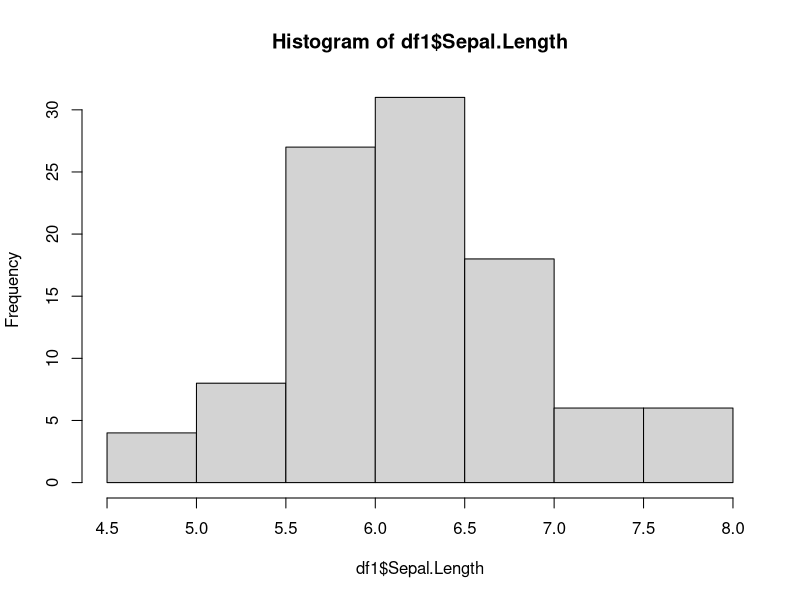

This figure's R source: (Note: this script raises an error after producing the figure.)
?iris
df  <- iris

str(df)

df1  <- subset(df, Species != "setosa")
str(df1)
table(df1$Species)

hist(df1$Sepal.Length)

ggplot(df1, aes(x =Sepal.Length ))+
  geom_histogram(fill = "white", col = "black", binwidth = 0.4)+
  facet_grid(Species ~ .)

ggplot(df1, aes(Sepal.Length, fill = Species ))+
  geom_density(alpha = 0.5)

ggplot(df1, aes(Species, Sepal.Length))+
  geom_boxplot()

shapiro.test(df1$Sepal.Length)

shapiro.test(df1$Sepal.Length[df1$Species == "versicolor"])
shapiro.test(df1$Sepal.Length[df1$Species == "virginica"])

#The same result in one line
by(df1$Sepal.Length, INDICES = df1$Species, shapiro.test)

bartlett.test(Sepal.Length  ~ Species, df1)


t.test(Sepal.Length  ~ Species, df1)
test1  <- t.test(Sepal.Length  ~ Species, df1)

str(test1)
test1$p.value

t.test(Sepal.Length  ~ Species, df1, var.equal = T)

t.test(df1$Sepal.Length, mu = 8)

t.test(df1$Petal.Length, df1$Petal.Width, paired = T)

ggplot(df1, aes(Species, Sepal.Length))+
  stat_summary(fun.data = mean_cl_normal, geom = "errorbar", 
               width = 0.1)+
  stat_summary(fun.y = mean, geom = "point", size = 4)

ggplot(df1, aes(Species, Sepal.Length))+
  stat_summary(fun.data = mean_cl_normal, geom = "pointrange", 
               size = 2)


?wilcox.test

test2  <- wilcox.test(Petal.Length ~ Species, df1)
pv  <- test2$p.value

ggplot(df1, aes(Species, Petal.Length))+
  geom_boxplot()


wilcox.test(df1$Petal.Length, df1$Petal.Width, paired = T)

paired_wtest  <- wilcox.test(df1$Petal.Length, df1$Petal.Width, paired = T)

paired_wtest$p.value

